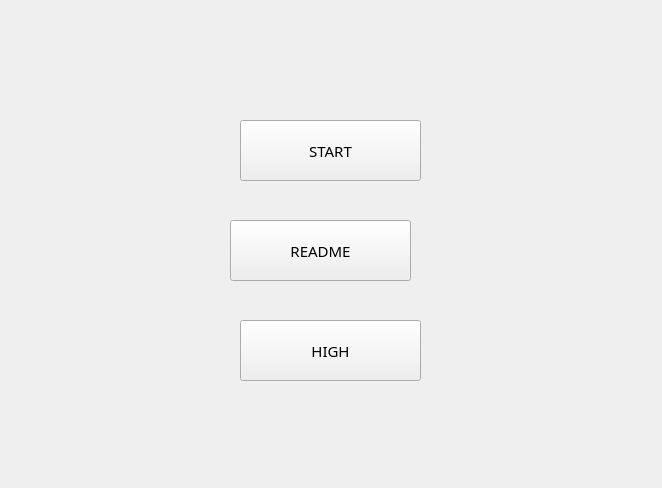
<?xml version="1.0" encoding="UTF-8"?>
<ui version="4.0">
 <class>MainWindow</class>
 <widget class="QMainWindow" name="MainWindow">
  <property name="geometry">
   <rect>
    <x>0</x>
    <y>0</y>
    <width>662</width>
    <height>488</height>
   </rect>
  </property>
  <property name="minimumSize">
   <size>
    <width>662</width>
    <height>488</height>
   </size>
  </property>
  <property name="windowTitle">
   <string>MainWindow</string>
  </property>
  <property name="styleSheet">
   <string notr="true">border-image: url(:/sample/photo/timgD353I83R.jpg);</string>
  </property>
  <widget class="QWidget" name="centralWidget">
   <widget class="QPushButton" name="btn_start">
    <property name="geometry">
     <rect>
      <x>240</x>
      <y>120</y>
      <width>181</width>
      <height>61</height>
     </rect>
    </property>
    <property name="font">
     <font>
      <family>Wide Latin</family>
      <pointsize>11</pointsize>
     </font>
    </property>
    <property name="styleSheet">
     <string notr="true">border-image: url(:/sample/photo/startbutton.jpg);</string>
    </property>
    <property name="text">
     <string>START</string>
    </property>
   </widget>
   <widget class="QPushButton" name="btn_readme">
    <property name="geometry">
     <rect>
      <x>230</x>
      <y>220</y>
      <width>181</width>
      <height>61</height>
     </rect>
    </property>
    <property name="font">
     <font>
      <family>Wide Latin</family>
      <pointsize>11</pointsize>
     </font>
    </property>
    <property name="styleSheet">
     <string notr="true">border-image: url(:/sample/photo/startbutton.jpg);</string>
    </property>
    <property name="text">
     <string>README</string>
    </property>
   </widget>
   <widget class="QPushButton" name="btn_high">
    <property name="geometry">
     <rect>
      <x>240</x>
      <y>320</y>
      <width>181</width>
      <height>61</height>
     </rect>
    </property>
    <property name="font">
     <font>
      <family>Wide Latin</family>
      <pointsize>11</pointsize>
     </font>
    </property>
    <property name="styleSheet">
     <string notr="true">border-image: url(:/sample/photo/startbutton.jpg);</string>
    </property>
    <property name="text">
     <string>HIGH</string>
    </property>
   </widget>
  </widget>
 </widget>
 <layoutdefault spacing="6" margin="11"/>
 <resources/>
 <connections/>
</ui>
